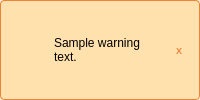
        <widget class="QFrame" name="warningLabel">
         <property name="enabled">
          <bool>true</bool>
         </property>
         <property name="minimumSize">
          <size>
           <width>0</width>
           <height>0</height>
          </size>
         </property>
         <property name="cursor">
          <cursorShape>ArrowCursor</cursorShape>
         </property>
         <property name="autoFillBackground">
          <bool>false</bool>
         </property>
         <property name="styleSheet">
          <string notr="true">QWidget {
    border: 1px solid rgb(234, 132, 60);
    background-color:rgba(255, 167, 26, 50);
    color: black;
    border-radius: 4px;
    padding: 4px;
}

QLabel {
    border: none;
    background-color: transparent;
}

QPushButton {
    border: none;
    background-color: transparent;
}</string>
         </property>
         <layout class="QHBoxLayout" name="horizontalLayout_4">
          <property name="spacing">
           <number>2</number>
          </property>
          <property name="leftMargin">
           <number>4</number>
          </property>
          <property name="topMargin">
           <number>0</number>
          </property>
          <property name="rightMargin">
           <number>4</number>
          </property>
          <property name="bottomMargin">
           <number>0</number>
          </property>
          <item alignment="Qt::AlignTop">
           <widget class="QLabel" name="warningIcon">
            <property name="minimumSize">
             <size>
              <width>36</width>
              <height>36</height>
             </size>
            </property>
            <property name="maximumSize">
             <size>
              <width>36</width>
              <height>36</height>
             </size>
            </property>
            <property name="styleSheet">
             <string notr="true">background: transparent;</string>
            </property>
            <property name="text">
             <string/>
            </property>
            <property name="pixmap">
             <pixmap resource="assets.qrc">:/sources/Icons/Prompts/Warning.ico</pixmap>
            </property>
            <property name="scaledContents">
             <bool>true</bool>
            </property>
            <property name="alignment">
             <set>Qt::AlignLeading|Qt::AlignLeft|Qt::AlignVCenter</set>
            </property>
           </widget>
          </item>
          <item>
           <widget class="QLabel" name="warningText">
            <property name="sizePolicy">
             <sizepolicy hsizetype="Preferred" vsizetype="Preferred">
              <horstretch>0</horstretch>
              <verstretch>0</verstretch>
             </sizepolicy>
            </property>
            <property name="font">
             <font>
              <pointsize>9</pointsize>
             </font>
            </property>
            <property name="mouseTracking">
             <bool>true</bool>
            </property>
            <property name="styleSheet">
             <string notr="true">background: transparent;</string>
            </property>
            <property name="text">
             <string>&lt;html&gt;&lt;head/&gt;&lt;body&gt;&lt;p&gt;Sample warning text.&lt;/p&gt;&lt;/body&gt;&lt;/html&gt;</string>
            </property>
            <property name="wordWrap">
             <bool>true</bool>
            </property>
           </widget>
          </item>
          <item>
           <widget class="QPushButton" name="warningCloseButton">
            <property name="minimumSize">
             <size>
              <width>24</width>
              <height>24</height>
             </size>
            </property>
            <property name="maximumSize">
             <size>
              <width>24</width>
              <height>24</height>
             </size>
            </property>
            <property name="styleSheet">
             <string notr="true">QPushButton {
    background-color: transparent;
    border: none;
	color: rgb(234, 132, 60);
    font: bold 9px;
	border-radius: 4px;
}

QPushButton:hover {
   background-color:rgba(234, 132, 60, 30); 
}

QPushButton:pressed {
    background-color:rgba(234, 132, 60, 80); 
}
</string>
            </property>
            <property name="text">
             <string>X</string>
            </property>
            <property name="checkable">
             <bool>false</bool>
            </property>
            <property name="checked">
             <bool>false</bool>
            </property>
            <property name="default">
             <bool>false</bool>
            </property>
            <property name="flat">
             <bool>false</bool>
            </property>
           </widget>
          </item>
         </layout>
        </widget>
